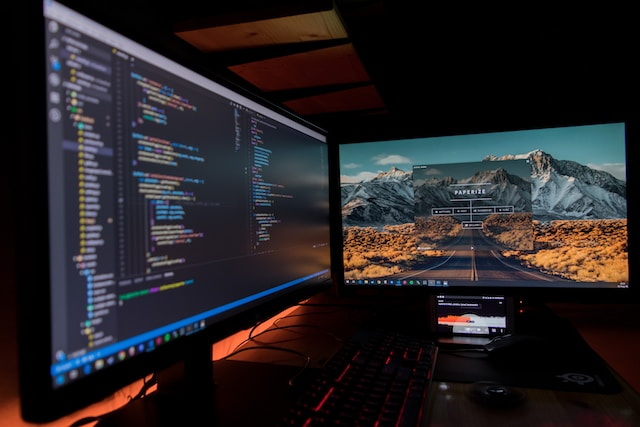
#> input picture Laboratorio 07/devices.jpg, 640 x 427 px, found by its file name
$ python Manipular_Imagen_Pyllow.py
#> lines starting #> are read from the running program, lines starting #| are printed output that depends on the picture
# Manipular imagen con Pyllow (PIL)
# Rotar la imagen a 45 grados.

# Importar el módulo 'Image', luego con la función open()
# abrir la imagen, mediante la ruta asignada y colocar el
# formato de la iamgen
# Al final utilizar la función rotate() para girar la imagen en
# distinta posición.

from PIL import Image

img = Image.open('c:/Users/USER/Desktop/Python-labs/Laboratorio 07/devices.jpg')
#> img is the input picture: PIL image 640x427 RGB; mean R, G, B 38.5, 34.4, 37
imgrotate = img.rotate(45)
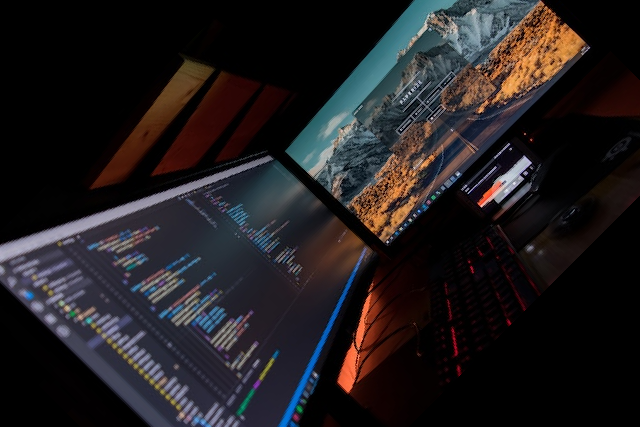
#> imgrotate: PIL image 640x427 RGB; mean R, G, B 33.5, 29.7, 31.6
imgrotate.show()
